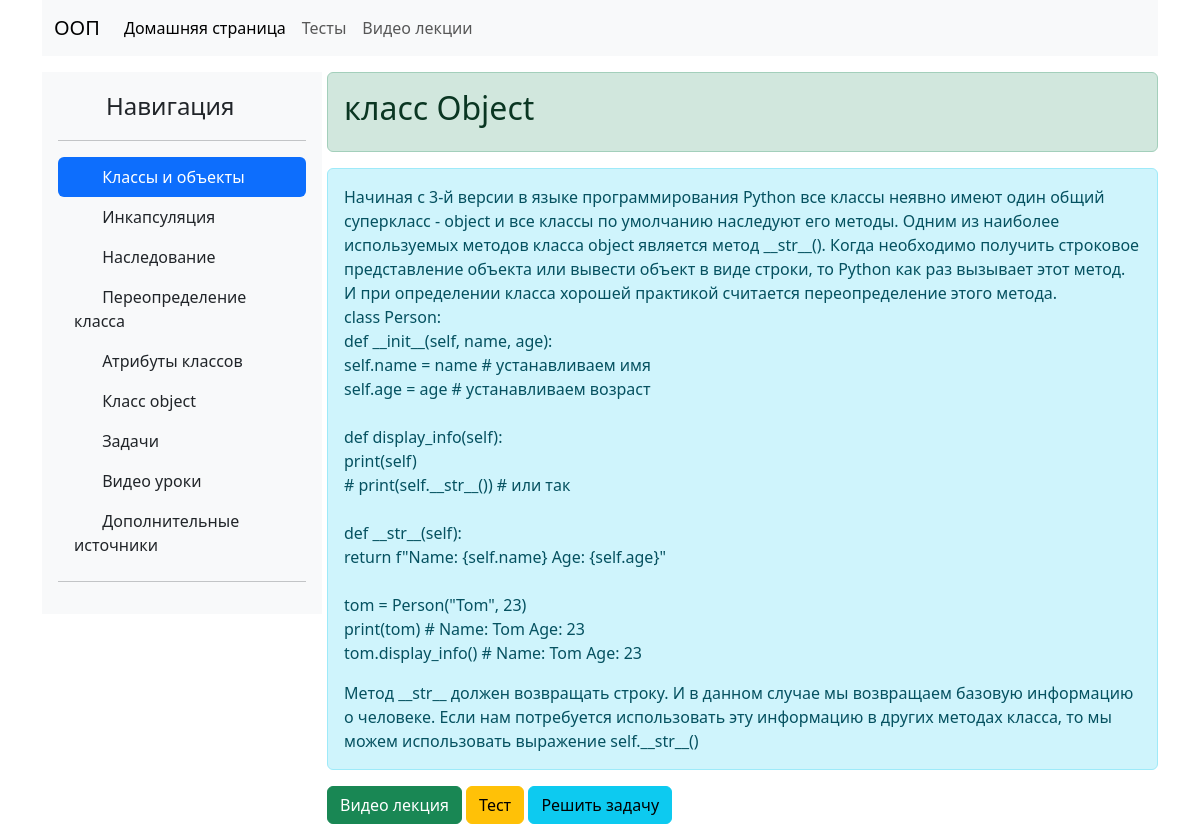
Page //object on the committed database.
### oopBook/models.py (models this page shows, shortened)
class Topics(models.Model):
    name = models.CharField(max_length=50)
    short_description = models.TextField()
    large_description = models.TextField()

### oopBook/views.py (the view)
# urls.py: path('/object', views.object, name = 'object'),
def object(request) :
    context = {
        'object': Topics.objects.filter(name = 'класс Object')
    }
    return render(request, 'oopBook/object.html', context)

### oopBook/templates/oopBook/object.html (shortened to what this page needs)
{% extends 'oopBook/base.html' %}
{% block content %}
    {% for project in object %}
        <div class="alert alert-success" role="alert">
            <h2>{{ project.name }} </h2>
        </div>
        <div class="alert alert-info" role="alert">
            {{ project.short_description }}
        <p>
            class Person: <br>
            def __init__(self, name, age): <br>
                self.name = name  # устанавливаем имя <br>
                self.age = age  # устанавливаем возраст <br>
            <br>
            def display_info(self): <br>
                print(self) <br>
                # print(self.__str__())     # или так <br>
            <br>
            def __str__(self): <br>
                return f"Name: {self.name}  Age: {self.age}" <br>
            <br>
            tom = Person("Tom", 23) <br>
            print(tom)      # Name: Tom  Age: 23 <br>
            tom.display_info()  # Name: Tom  Age: 23 <br>
        </p>
        {{ project.large_description }}
        </div>
        <a class="btn btn-success" href="{% url 'video_lessons' %}" role="button">Видео лекция</a>
        <a class="btn btn-warning" href="{% url 'tests' %}" role="button">Тест</a>
        <a class="btn btn-info" href="{% url 'tasks' %}" role="button">Решить задачу</a>
    {% endfor %}
{% endblock %}

### rows in the picture
Topics: name "класс Object", short_description "Начиная с 3-й версии в языке программирования Python все классы неявно имеют один общий суперкласс - object и все классы по умолчанию наследуют его методы. Одним из наиболее используемых методов класса object является метод __str__(). Когда необходимо получить строковое представление объекта или вывести объект в виде строки, то Python как раз вызывает этот метод. И при определении класса хорошей практикой считается переопределение этого метода.", large_description "Метод __str__ должен возвращать строку. И в данном случае мы возвращаем базовую информацию о человеке. Если нам потребуется использовать эту информацию в других методах класса, то мы можем использовать выражение self.__str__()"
